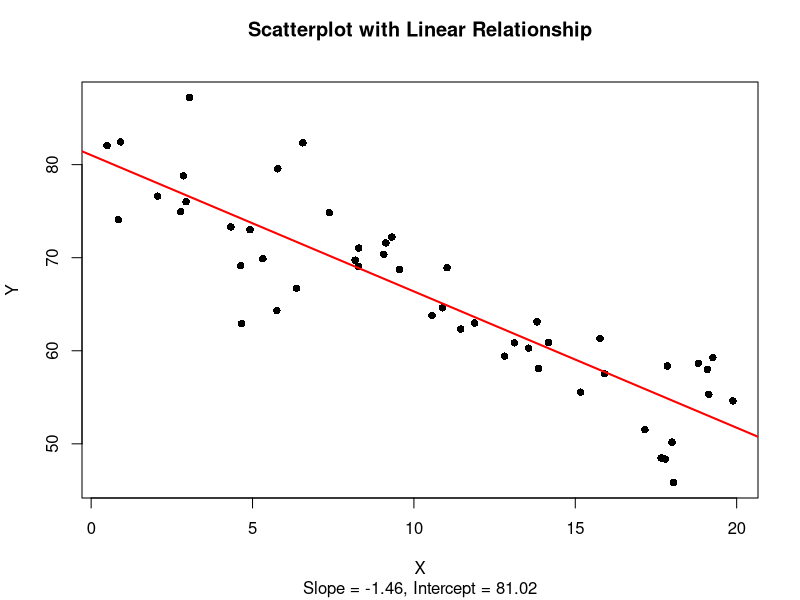
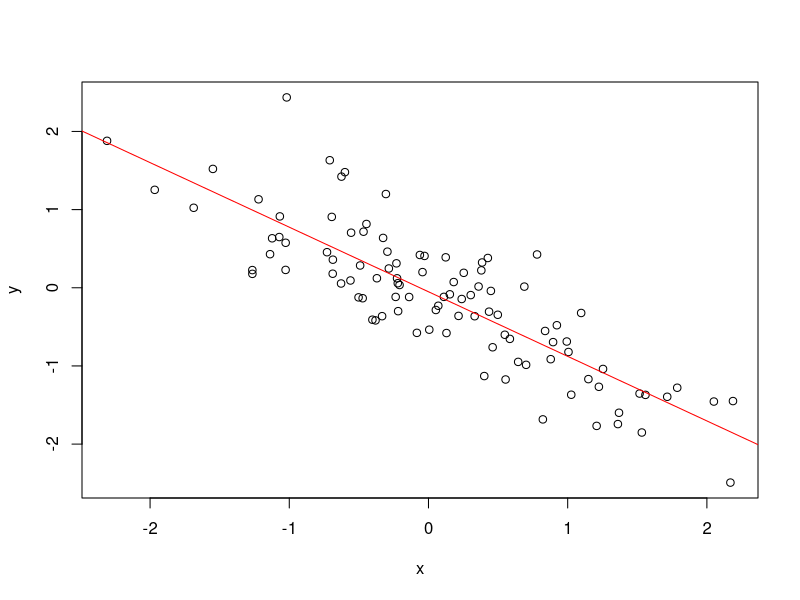

These charts were generated, in order, by the following R code:
## ---- chunk 1
# Set seed for reproducibility
set.seed(123)

# Generate random data with linear relationship
x <- runif(50, min = 0, max = 20)
y <- -1.56 * x + 81.73 + rnorm(50, sd = 5)

# Fit a linear regression model
model <- lm(y ~ x)

# Extract the slope and intercept from the model
slope <- coef(model)[2]
intercept <- coef(model)[1]

# Create scatterplot with regression line and slope/intercept labels
plot(x, y, main = "Scatterplot with Linear Relationship\n",
     sub = paste0("Slope = ", round(slope, 2), ", Intercept = ", round(intercept, 2)),
     xlab = "X", ylab = "Y", pch = 16)
abline(model, col = "red", lwd = 2)


## ---- chunk 2
# Generate some example data with a strong negative correlation
set.seed(123)
x <- rnorm(100)
y <- -0.8*x + rnorm(100, sd=0.5)

# Plot the data
plot(x,y)

# Add the best fit line
abline(lm(y ~ x), col="red")

